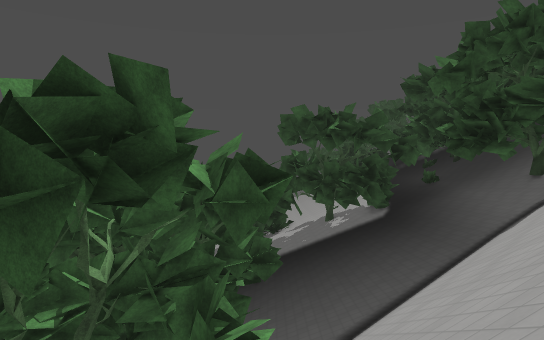
View 1 (above)

19 first-person views from a walk through a level from a Godot 3-D game. The camera is 1.3 m above the floor, tilts 4° down and sees 75° across. The floor is counted in squares, 2 m on a side. Each view is taken from the middle of a square. On the plan, view 1 faces up. The plan holds only what a view shows up to about 10 squares ahead; the rest is blank. The place goes on beyond the plan. Surface patterns are stand-ins for the level's own textures.

View 2
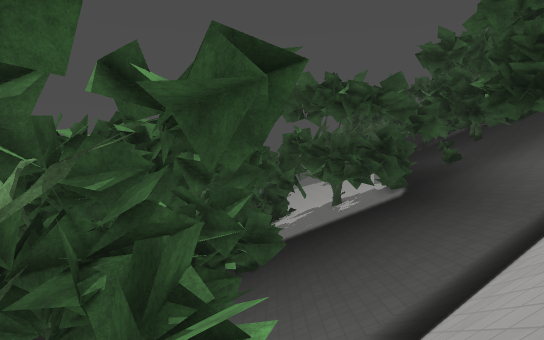

View 3
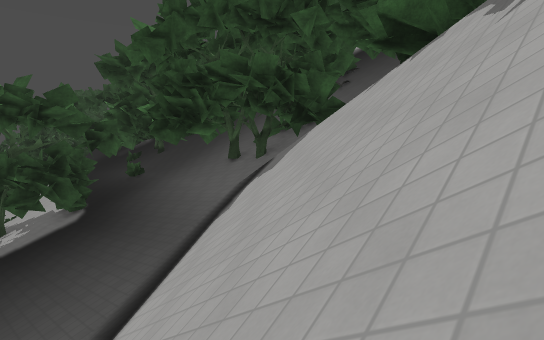

View 4
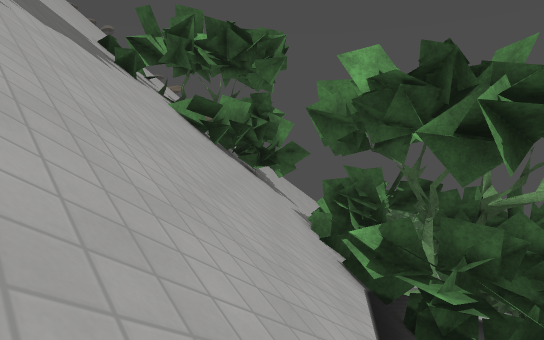

View 5
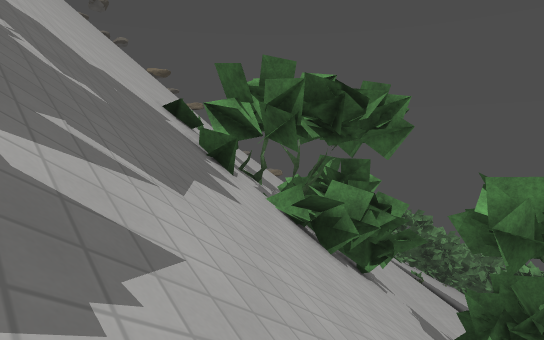

View 6
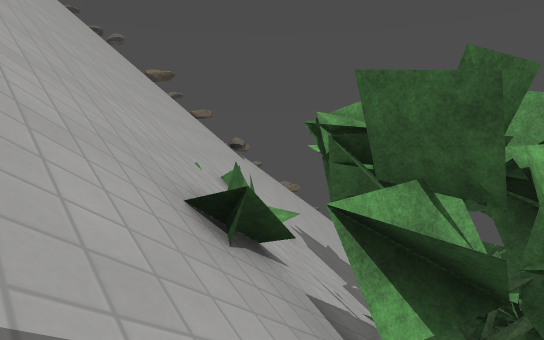

View 7
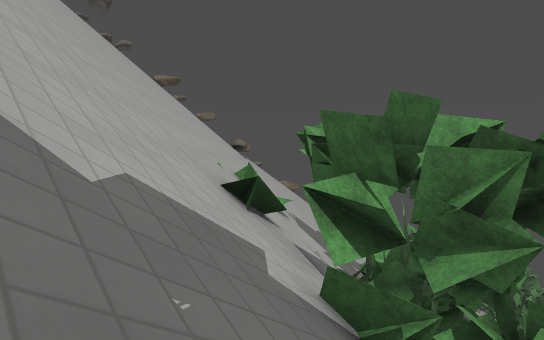

View 8
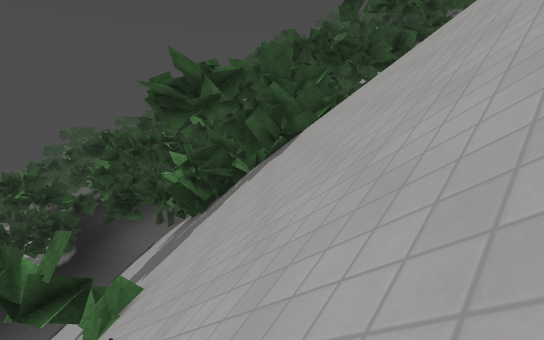

View 9
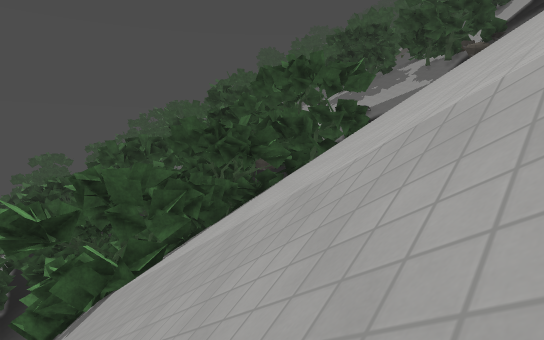

View 10
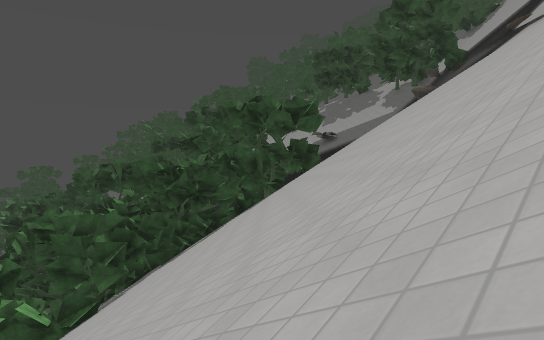

View 11
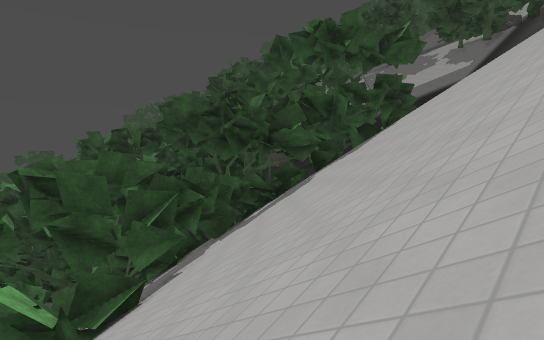

View 12
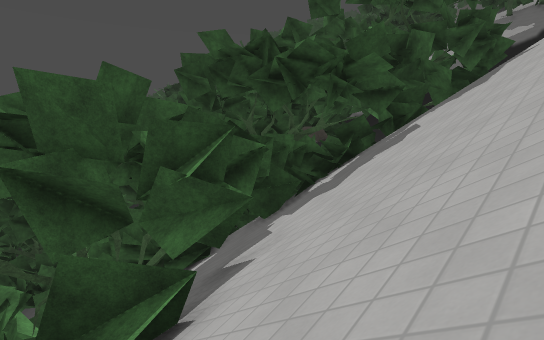

View 13
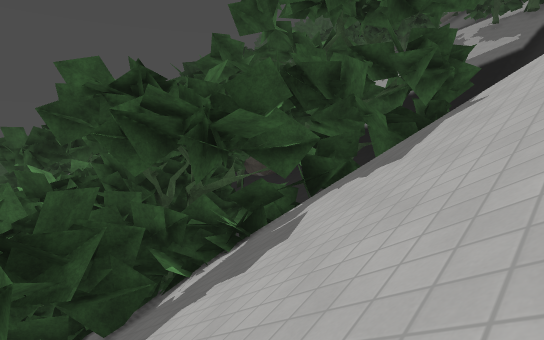

View 14
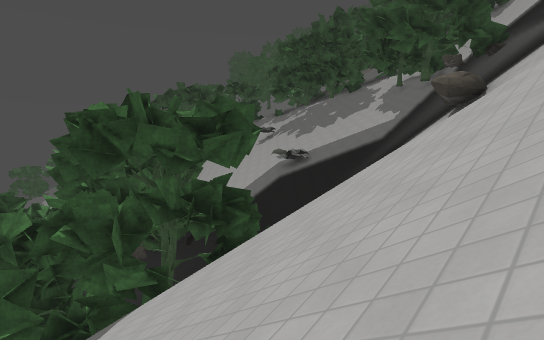

View 15
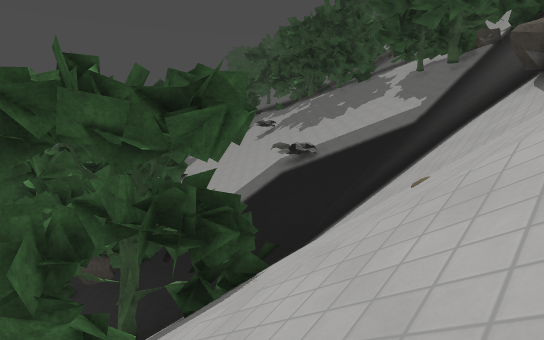

View 16
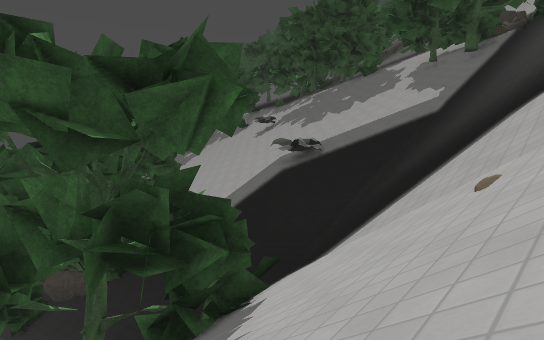

View 17
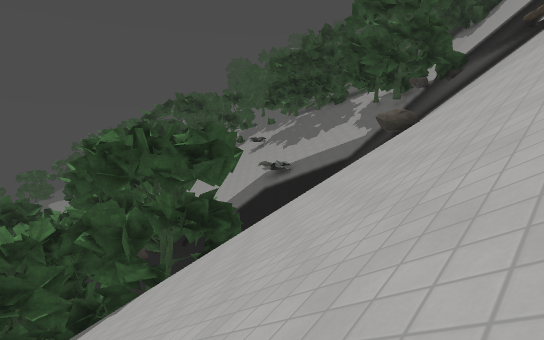

View 18
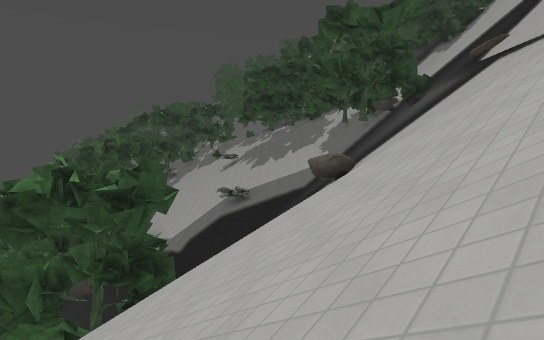

View 19
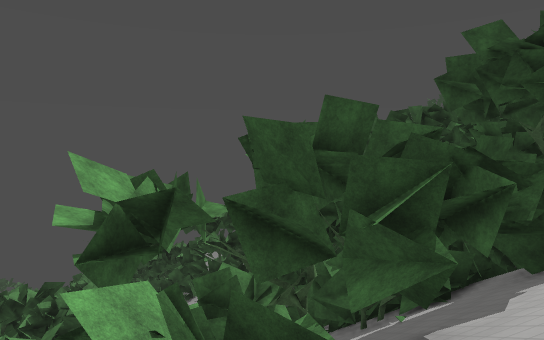

### Floor plan
Key: @ floor where view 1 was taken; # wall or solid block; / step, stairs or slope; = window, fence, low wall or low ledge; ^ raised ledge; v drop or lower ground.
Columns run from 3 left of view 1 to 25 right of it. Each row starts with its distance up from view 1.
 11   #########
 10   ##^^vvv##
  9   #vvvvvvv##
  8  #^vvvvvvv####
  7  #vvvvvvv/vvv#
  6 ###vvvv///
  5 v^^vv/////#          ^
  4 vv#^/////#####       v
  3  ^v/////#######     ##
  2 ##/////#####/#####  ##v=#
  1 ///////#####/#^^##  ## ###
  0 /##@////####///#^#####=##vv
 -1 ####=///#^#//////=/##/####vvv
 -2 ####///////////// ////=### v
 -3 #/#////////////////////vv
 -4 ////////////////////////
 -5 /////////////////////////
 -6 ////////////////////   //
 -7 ////////////////////   //
 -8 ///// /////////////// ////vv
 -9 ///// /////////////// //////
-10 //////////////////////////
-11  ///   ////////////
-12       ////

Where each view was taken, in squares from view 1:
view 1: 0 up, 0 right, facing up
view 2: 2 up, 0 right, facing up
view 3: 2 up, 1 right, facing up-right
view 4: 6 up, 4 right, facing down-left
view 5: 3 up, 4 right, facing down-left
view 6: 1 down, 2 right, facing down-left
view 7: 0 up, 3 right, facing down-left
view 8: 7 down, 1 left, facing up-right
view 9: 10 down, 2 right, facing up-right
view 10: 12 down, 3 right, facing up-right
view 11: 7 down, 4 right, facing up-right
view 12: 4 down, 5 right, facing up-right
view 13: 4 down, 8 right, facing up-right
view 14: 8 down, 11 right, facing up-right
view 15: 6 down, 13 right, facing up-right
view 16: 5 down, 14 right, facing up-right
view 17: 10 down, 10 right, facing up-right
view 18: 11 down, 12 right, facing up-right
view 19: 4 down, 6 right, facing up
